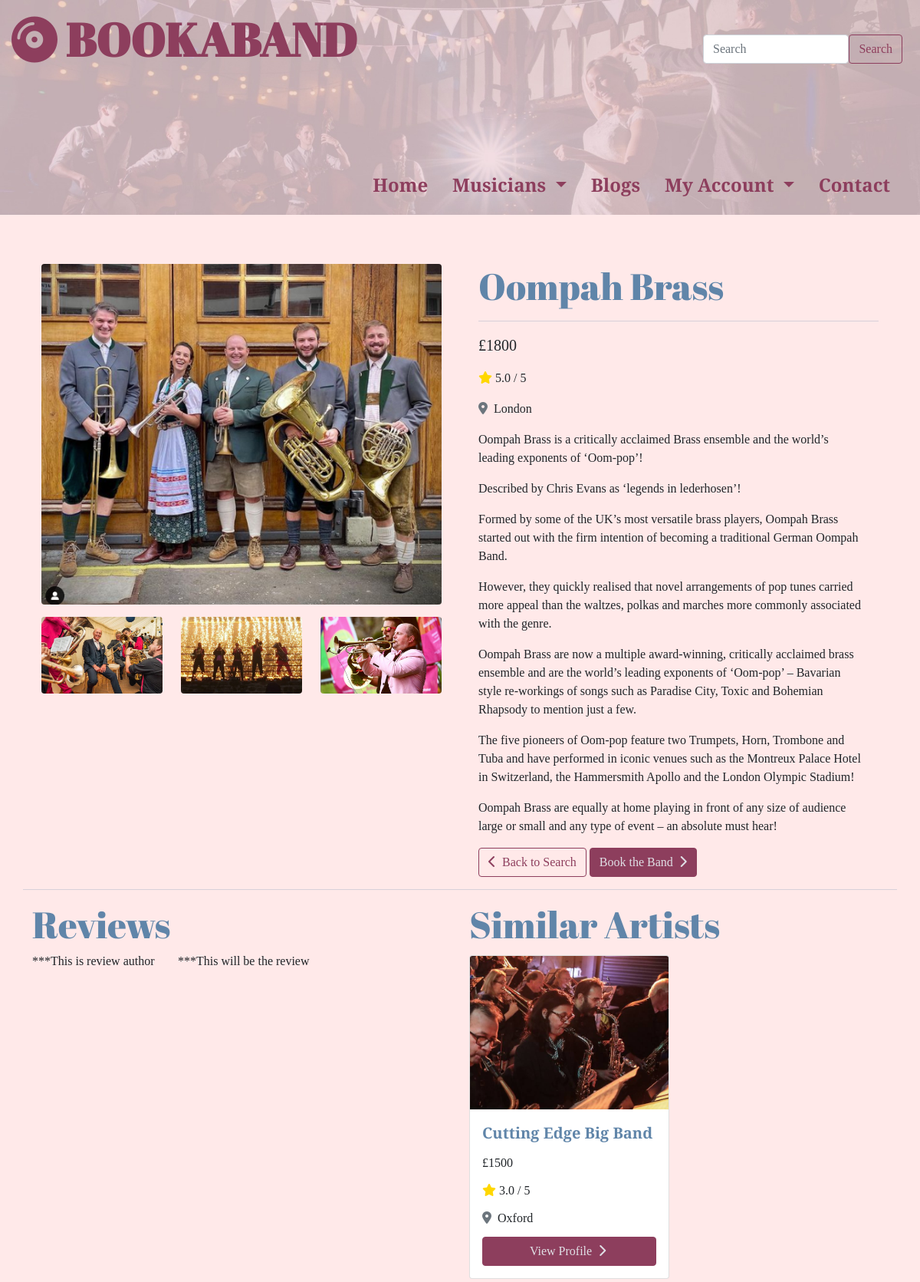
Page /bands/2/ on the committed database.
### bands/models.py (models this page shows, shortened)
class Band(models.Model):
    category = models.ForeignKey(
        'Category', null=True, blank=True, on_delete=models.SET_NULL)
    name = models.CharField(max_length=24, null=False, blank=False)
    price = models.IntegerField(null=False, blank=False)
    rating = models.DecimalField(max_digits=2, decimal_places=1, null=False,
                                 blank=False)
    location = models.CharField(max_length=18, null=False, blank=False)
    image_one = models.ImageField(null=True, blank=True)
    image_two = models.ImageField(null=True, blank=True)
    image_three = models.ImageField(null=True, blank=True)
    image_four = models.ImageField(null=True, blank=True)
    biography = models.TextField(null=False, blank=False)

### bands/views.py (the view)
# urls.py: path('<int:band_id>/', views.band_profile, name='band_profile'),
def band_profile(request, band_id):
    band = get_object_or_404(Band, pk=band_id)
    random_bands = Band.objects.all().filter(
        category=band.category).exclude(pk=band_id).order_by('?')[:4]
    context = {
        'band': band,
        'random_bands': random_bands,
    }
    return render(request, 'bands/band_profile.html', context)

### bands/templates/bands/band_profile.html (shortened to what this page needs)
{% extends "base.html" %}
{% load static %}
{% block extra_css %}
<link rel="stylesheet" href="{% static 'bands/css/band-profile.css' %}">
{% endblock %}
{% block content %}
<div class="row mt-5">
  <div class="col-12 col-lg-6 px-4 py-3">
    {% if band.image_one %}
    <img src="{{ band.image_one.url }}" alt="" class="profile-main-img rounded lrg-img" id="imageOne">
    {% else %}
    <img
      src="https://mikestaff.com/wp-content/uploads/2020/12/bride-and-groom-dancing-with-guest-at-wedding-reception.jpg"
      class="profile-main-img rounded lrg-img" id="imageOne" alt="{{ band.name }}">
    {% endif %}
    <div class="row mt-3">
      <div class="col-4">
        {% if band.image_two %}
        <img src="{{ band.image_two.url }}" alt="" class="profile-sm-img rounded sm-img" id="imageTwo">
        {% endif %}
      </div>
      <div class="col-4">
        {% if band.image_three %}
        <img src="{{ band.image_three.url }}" alt="" class="profile-sm-img rounded sm-img" id="imageThree">
        {% endif %}
      </div>
      <div class="col-4">
        {% if band.image_four %}
        <img src="{{ band.image_four.url }}" alt="" class="profile-sm-img rounded sm-img" id="imageFour">
        {% endif %}
      </div>
    </div>
  </div>
  <div class="col-12 col-lg-6 px-4 py-3">
    <h2 class="text-d-blue">{{ band.name }}</h2>
    <hr>
    <div class="band-price">
      <p>£{{ band.price }}</p>
    </div>
    <div class="band-rating">
      <p><i class="fas fa-star"></i> {{ band.rating }} / 5</p>
    </div>
    <div class="band-location">
      <p class=""><i class="text-muted fas fa-map-marker-alt pe-1"></i> {{ band.location }}</p>
    </div>
    <div class="band-biog">
      <p>{{ band.biography | linebreaks }}</p>
    </div>
    <div class=" profile-buttons">
      <a href="{% url 'all_bands' %}?sort=rating&direction=desc" class="btn btn-secondary"><i class="fas fa-chevron-left pe-2"></i>Back to
        Search</a>
      <a href="{% url 'new_booking' band.id %}" class="btn btn-primary">Book the Band<i
          class="fas fa-chevron-right ps-2"></i></a>
    </div>
  </div>
  <hr>
</div>
<div class="row">
  <div class="col-12 col-lg-6">
    <h2 class="text-d-blue">Reviews</h2>
    <div class="row">
      <div class="col-12 col-lg-4">
        ***This is review author
      </div>
      <div class="col-12 col-lg-8">
        ***This will be the review
      </div>
    </div>
  </div>
  <div class="col-12 col-lg-6">
    <h2 class="text-d-blue">Similar Artists</h2>
    <div class="row">
      {% for random_band in random_bands %}
      <div class="col-6">
        <div class="card my-1">
          {% if random_band.image_one %}
          <img src="{{ random_band.image_one.url }}" class="card-img-top" alt="{{ random_band.name }}">
          {% else %}
          <img
            src="https://mikestaff.com/wp-content/uploads/2020/12/bride-and-groom-dancing-with-guest-at-wedding-reception.jpg"
            class="card-img-top" alt="Generic wedding photo">
          {% endif %}
          <div class="card-body">
            <p class="card-title m-0 text-d-blue">{{ random_band.name }}</p>
            <p class="card-text m-0">£{{ random_band.price }}</p>
            <p class="card-text m-0"><i class="fas fa-star"></i> {{ random_band.rating }} / 5</p>
            <p class="card-text m-0"><i class="text-muted fas fa-map-marker-alt pe-1"></i> {{ random_band.location }}
            </p>
            <a href="{% url 'band_profile' random_band.id %}" class="btn btn-primary">View Profile <i
                class="fas fa-chevron-right px-1"></i></a>
          </div>
        </div>
      </div>
      {% endfor %}
    </div>
  </div>
</div>
{% endblock %}

### static/css/base.css (style rules this page uses)
html { height: 100%; }
body { font-family: 'Playfair Display', serif; background: #ffe9e9; }
.text-d-blue { color: #6085A9; }
.btn-primary { color: #E0E0E6; background-color: #8d3e5d; border: 1px solid #8d3e5d; }
.btn-secondary { border-color: #8d3e5d; color: #8d3e5d; background-color: transparent; }
hr { color: #6085A9; border: 0; margin: 16px 0px; }
h2 { font-family: 'Abril Fatface', cursive; font-size: 48px; }
.card-body { display: flex; flex-direction: column; justify-content: space-between; height: 220px; }
.card-img-top { height: 200px; object-fit: cover; overflow: hidden; }
.card-title { font-size: 20px; font-weight: 600; overflow: hidden; }
.fa-star { color: #FFD700; }

### bands/static/bands/css/band-profile.css (style rules this page uses)
.profile-main-img { width: 100%; object-fit: cover; overflow: hidden; }
.profile-sm-img { height: 90px; width: 100%; object-fit: cover; overflow: hidden; cursor: pointer; }
.band-price { font-size: 20px; }
.band-biog { max-width: 500px; }
@media screen and (min-width: 768px) { .profile-sm-img { height: 140px; } }
@media screen and (min-width: 992px) { .profile-sm-img { height: 100px; } }

### rows in the picture
Band: image_one (picture), image_two (picture), image_three (picture), image_four (picture), name "Oompah Brass", price "1800", rating "5.0", location "London", biography "Oompah Brass is a critically acclaimed Brass ensemble and the world’s leading exponents of ‘Oom-pop’! Described by Chris Evans as ‘legends in lederhosen’! Formed by some of the UK’s most versatile brass players, Oompah Brass started out with the firm intention of becoming a traditional German Oompah Band. However, they quickly realised that novel arrangements of pop tunes carried more appeal than the waltzes, polkas and marches more commonly associated with the genre. Oompah Brass are now a multiple award-winning, critically acclaimed brass ensemble and are the world’s leading exponents of ‘Oom-pop’ – Bavarian style re-workings of songs such as Paradise City, Toxic and Bohemian Rhapsody to…"
Band: image_one (picture), name "Cutting Edge Big Band", price "1500", rating "3.0", location "Oxford"
